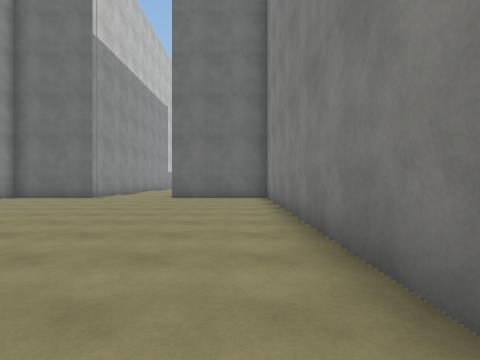
[1] (above)

19 first-person views from a walk through a scene from a Unity 3-D project. The camera is 1.3 m above the floor, looks level and sees 80° across. The floor is counted in squares, 2 m on a side. Each view is taken from the middle of a square. On the plan, view 1 faces up. The plan holds only what a view shows up to about 9 squares ahead; the rest is blank. The place goes on beyond the plan. The player is left out. Surface patterns are stand-ins for the level's own textures.

[2]
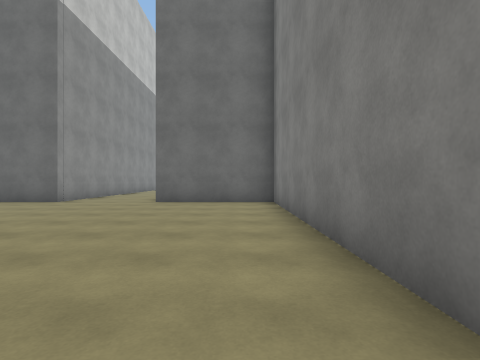

[3]
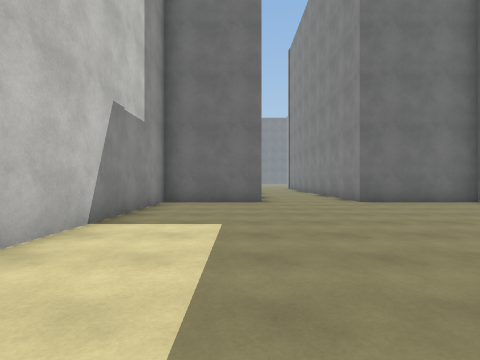

[4]
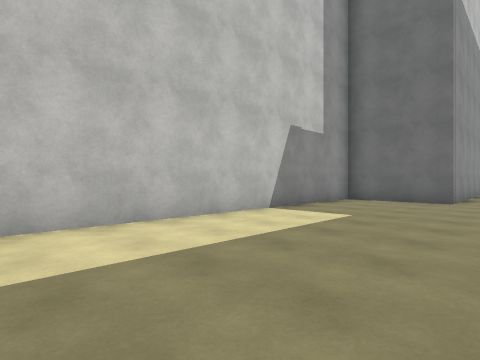

[5]
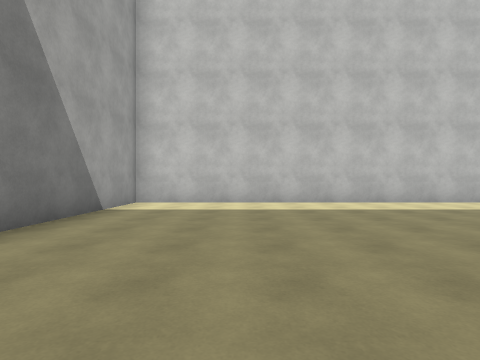

[6]
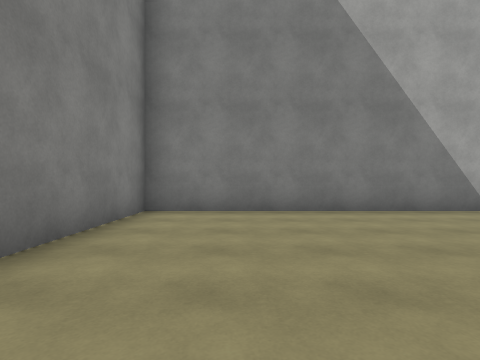

[7]
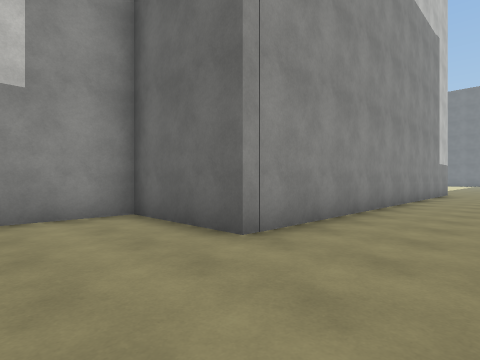

[8]
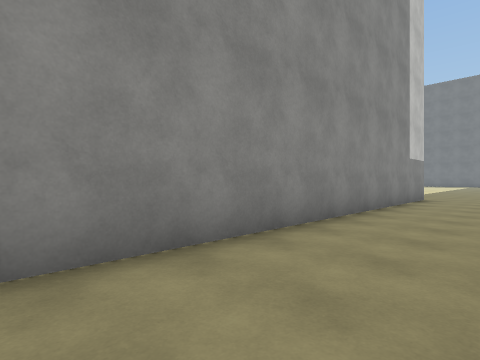

[9]
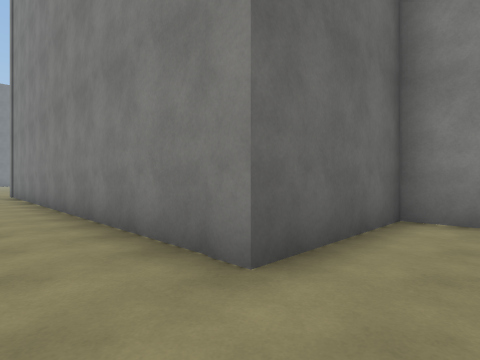

[10]
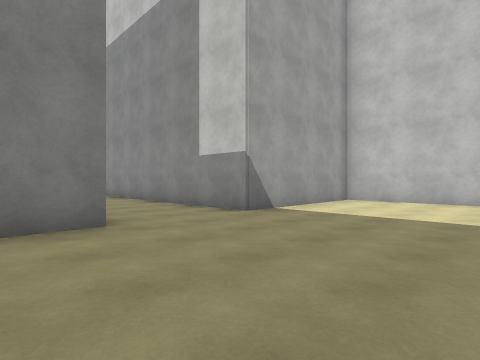

[11]
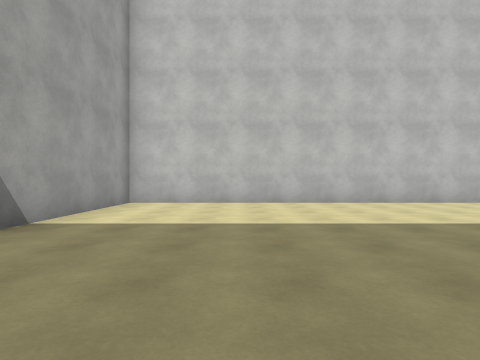

[12]
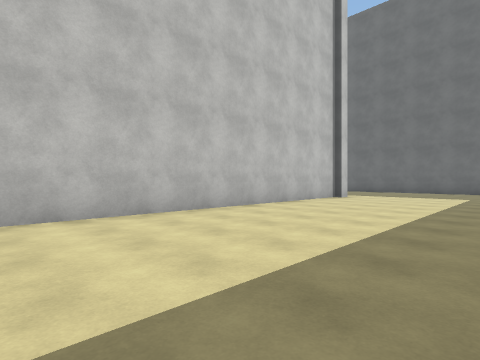

[13]
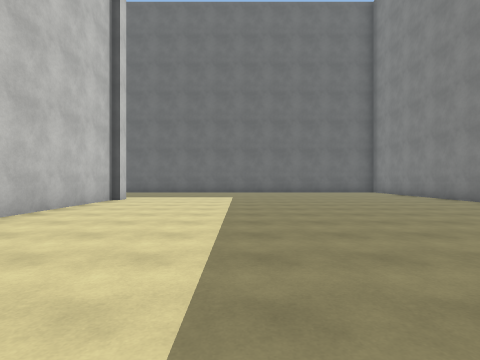

[14]
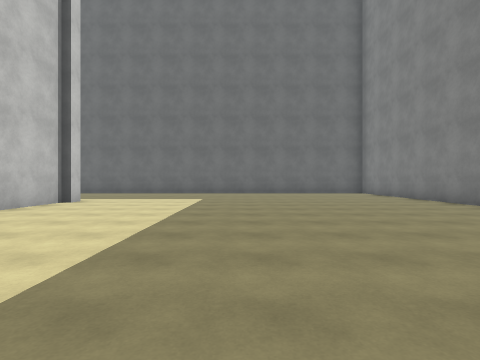

[15]
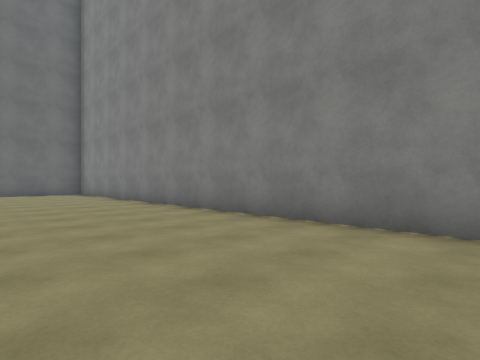

[16]
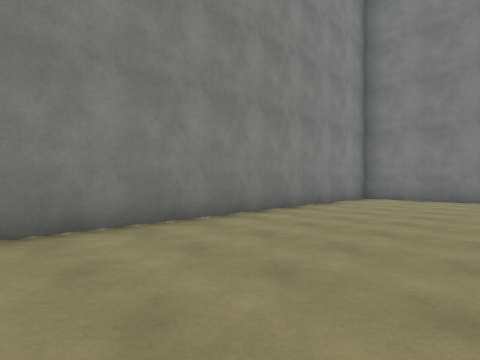

[17]
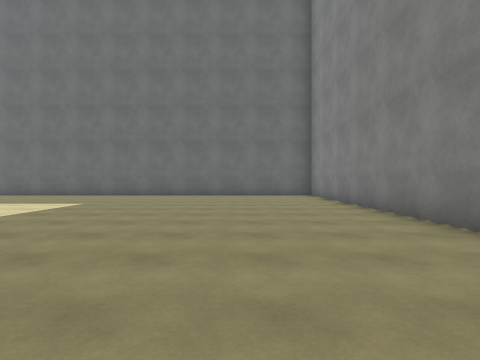

[18]
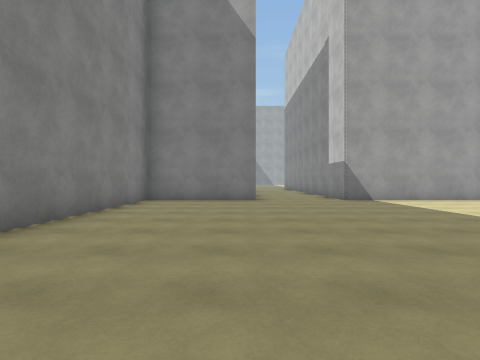

[19]
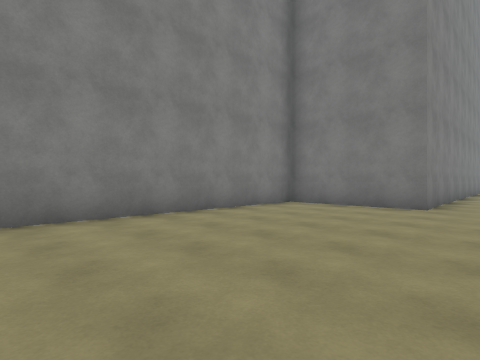

### Floor plan
Points are (right, up) in squares from view 1. A wall is a line through its corners. A room is listed if a view was taken in it or the views show most of it. See-through windows are left out.
Room 1 (views 1, 2, 3, 4, 5, 6, 7, 8, 9)
walls: (1, 1.1) (1, 10.4) (-2.4, 10.4) (-2.4, 22.9); (-5.3, 22.9) (-5.3, 10.4) (-8.2, 10.4) (-8.2, -4) (1, -4) (1, -0.4)
ways out: opening at (-4, 23) to room 2
Room 2 (views 10, 11, 12, 13, 14, 15, 16, 17, 18, 19)
walls: (-10.1, 39.2) (-10.1, 22.9) (-5.3, 22.9); (-9.9, 39.8) (-9.9, 39.2); (-2.4, 22.9) (1, 22.9) (1, 42)
ways out: opening at (-4, 23) to room 1

Positions as (right, up) in squares from view 1, and headings:
1: (0, 0), facing up
2: (0, 2), facing up
3: (-6, 2), facing up
4: (-4, 1), facing up-left
5: (0, -1), facing left
6: (-1, 2), facing down
7: (-3, 8), facing up-left
8: (-3, 12), facing up-left
9: (-4, 9), facing up-right
10: (-1, 27), facing down-left
11: (-2, 26), facing left
12: (-5, 29), facing up-left
13: (-6, 30), facing up
14: (-5, 31), facing up
15: (-3, 31), facing up-right
16: (-3, 33), facing down-right
17: (-2, 33), facing up
18: (-2, 32), facing down
19: (-4, 30), facing down-right
